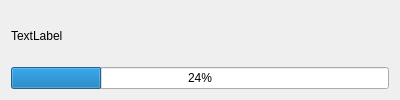
<?xml version="1.0" encoding="UTF-8"?>
<ui version="4.0">
 <class>qprogress</class>
 <widget class="QDialog" name="qprogress">
  <property name="geometry">
   <rect>
    <x>0</x>
    <y>0</y>
    <width>400</width>
    <height>100</height>
   </rect>
  </property>
  <property name="windowTitle">
   <string>Dialog</string>
  </property>
  <layout class="QGridLayout" name="gridLayout">
   <item row="0" column="0">
    <widget class="QLabel" name="curFile">
     <property name="text">
      <string>TextLabel</string>
     </property>
    </widget>
   </item>
   <item row="1" column="0">
    <widget class="QProgressBar" name="progressBar">
     <property name="value">
      <number>24</number>
     </property>
     <property name="alignment">
      <set>Qt::AlignCenter</set>
     </property>
    </widget>
   </item>
  </layout>
 </widget>
 <resources/>
 <connections/>
</ui>
